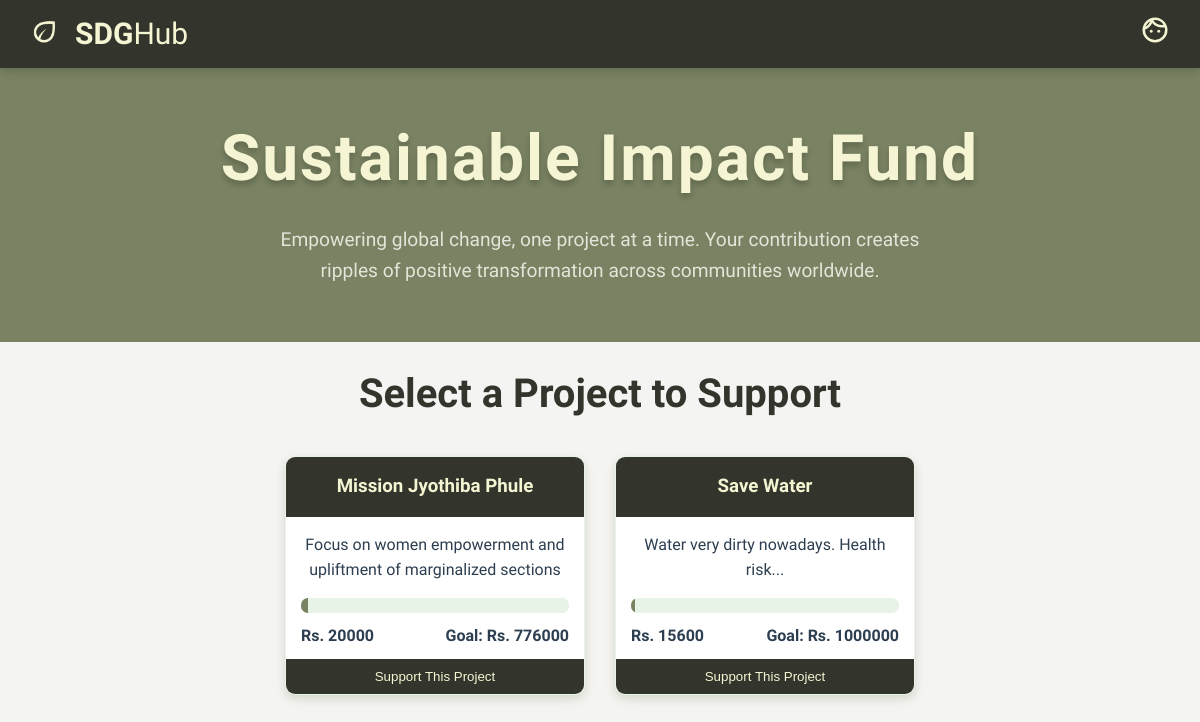
Page /sdgapp/funds/ (signed in) on the earlier database version.
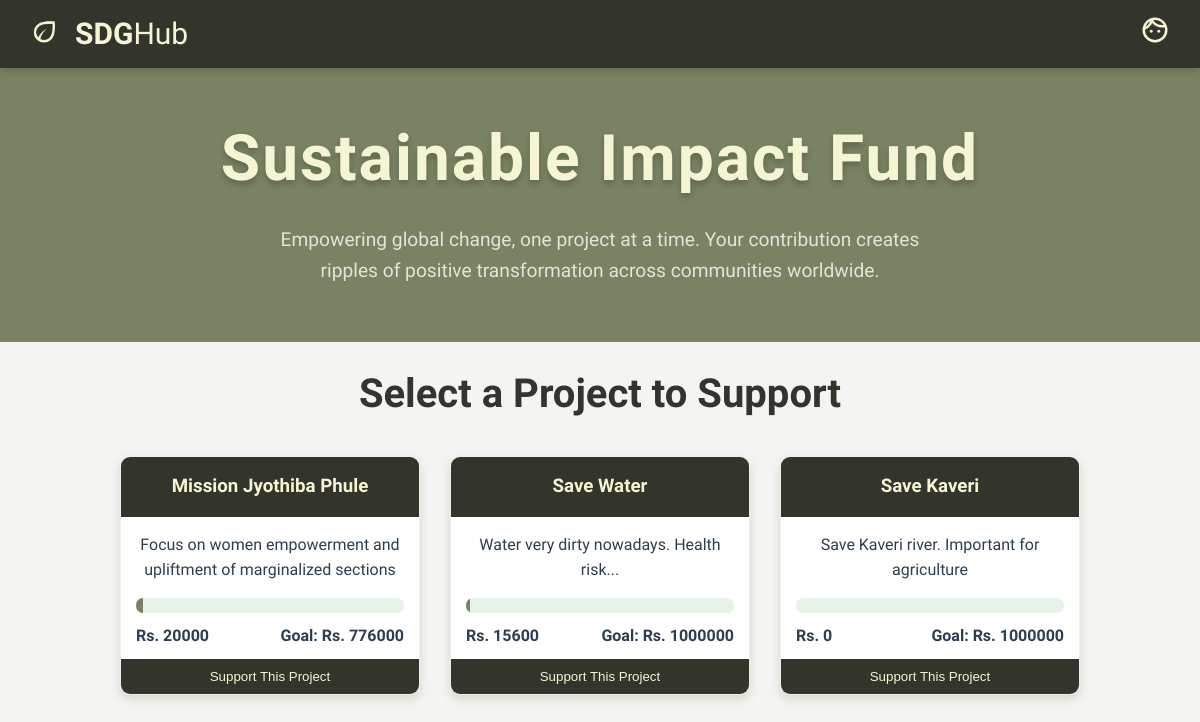
Same page on the later database version.
### sdgapp/models.py (models this page shows, shortened)
class UserProjects(models.Model):
    user = models.ForeignKey(User, on_delete=models.CASCADE)
    title = models.CharField(max_length=255)
    sdg_goal = models.CharField(max_length=255)
    description = models.TextField()
    collaborators = models.TextField(blank=True)
    funding_target = models.PositiveIntegerField()
    funding_received = models.PositiveIntegerField()

### sdgapp/views.py (the view, shortened to what this page needs)
# urls.py: path('funds/',views.Funds,name='funds'),
@login_required
def Funds(request):
    all_projects = UserProjects.objects.all()  # Fetch all projects
    total_funds_raised = all_projects.aggregate(Sum('funding_received'))['funding_received__sum'] or 0
    total_funding_target = all_projects.aggregate(Sum('funding_target'))['funding_target__sum'] or 0
    remaining_funds_needed = total_funding_target - total_funds_raised
    return render(request, 'funds.html', {
        'all_projects': all_projects,
        'total_funds_raised': total_funds_raised,
        'total_funding_target': total_funding_target,
        'remaining_funds_needed': remaining_funds_needed,
    })

### templates/funds.html (shortened to what this page needs)
<!DOCTYPE html>
<html lang="en">
<head>
    {% load static %}
    <link rel="stylesheet" href="https://cdnjs.cloudflare.com/ajax/libs/font-awesome/6.4.0/css/all.min.css">
    <link rel="stylesheet" href="{% static "css\funds.css" %}">
    <link rel="stylesheet" href="{% static "css\goal17.css" %}">
</head>
<body>
    <nav>
        <ul>
            <li><img id="icon" src="{% static "media/leaf.png" %}"></li>
            <li class="main"><a href="{% url "sdgapp:dashboard" %}"><span
                        style="font-family: 'Alumni Sans Pinstripe', serif; font-weight: 600;">SDG</span>Hub</a></li>
        </ul>
        <div class="other_resources">
            <ul class="links">
                <li><img class="profile" src="{% static "media/face_24dp_F5F5D3_FILL0_wght400_GRAD0_opsz24.svg" %}">
                </li>
            </ul>
        </div>
    </nav>
    <header class="page-header">
        <center>
            <h1>Sustainable Impact Fund</h1>
        </center>
        <p>Empowering global change, one project at a time. Your contribution creates ripples of positive transformation
            across communities worldwide.</p>
    </header>
    <main class="fundraising-container">
        <section class="project-selection">
            <h2 class="section-title">Select a Project to Support</h2>
            <div class="project-grid">
                {% for project in all_projects %}
                <div class="project-card" data-project-id="{{ project.id }}">
                    <h3>{{ project.title }}</h3>
                    <p>{{ project.description }}</p>
                    <div class="project-details">
                        <div class="progress-container">
                            <div class="progress-bar" id="project-{{ project.id }}-progress">
                            </div>
                        </div>
                        <div class="funding-info">
                            <span class="raised">Rs. {{ project.funding_received }}</span>
                            <span class="goal">Goal: Rs. {{ project.funding_target }}</span>
                        </div>
                    </div>
                    <button class="select-project">Support This Project</button>
                </div>
                {% empty %}
                <p>No projects available.</p>
                {% endfor %}
            </div>
        </section>
    </main>
</body>
</html>

### static/css/funds.css (style rules this page uses)
* { margin: 0; padding: 0; box-sizing: border-box; }
body { font-family: 'Poiret One', serif; background-color: #f4f4f2; color: #2c3e50; line-height: 1.6; }
nav { position: sticky; top: 0; display: flex; justify-content: space-between; align-items: center; background-color: #33352C; padding: 10px 30px; z-index: 1000; box-shadow: 0 2px 10px rgba(0, 0, 0, 0.2); }
nav ul { display: flex; align-items: center; list-style: none; }
a { text-decoration: none; color: #f5f5d3; }
.links { display: flex; gap: 30px; font-size: 16px; transition: 0.3s; font-weight: 500; }
#icon { width: 30px; margin-right: 15px; }
.main { font-size: 30px; font-family: "Fleur De Leah", serif; }
.page-header { text-align: center; padding: 40px 20px; background: #798262; background-size: 200% 200%; position: relative; overflow: hidden; }
.page-header::before { content: ''; position: absolute; top: -50%; left: -50%; width: 200%; height: 200%; transform: rotate(-45deg); z-index: 1; }
.page-header h1 { font-family: 'Fleur De Leah', serif; font-size: 4rem; color: #f5f5d3; position: relative; z-index: 2; text-shadow: 0 4px 6px rgba(0, 0, 0, 0.2); letter-spacing: 2px; }
.page-header p { color: #e0e6d8; max-width: 700px; margin: 15px auto; position: relative; z-index: 2; font-size: 1.2rem; }
.fundraising-container { max-width: 1200px; margin: 0 auto; padding: 20px; }
.section-title { text-align: center; margin-bottom: 30px; color: #33352C; font-size: 2.5rem; }
.project-grid { display: flex; gap: 30px; justify-content: center; margin-top: 30px; }
.project-card { background-color: #ffffff; border-radius: 10px; box-shadow: 0 4px 10px rgba(85, 107, 47, 0.2); overflow: hidden; width: 300px; transition: transform 0.3s, box-shadow 0.3s; border: 1px solid #e6f3e6; }
.project-card h3 { padding: 15px; text-align: center; background-color: #33352C; color: #f5f5d3; }
.project-card p { padding: 15px; text-align: center; color: #2c3e50; }
.progress-container { height: 15px; background-color: #e6f3e6; margin: 0 15px; border-radius: 7px; overflow: hidden; }
.progress-bar { height: 100%; background-color: #798262; width: 0; transition: width 1s ease-in-out; }
.funding-info { display: flex; justify-content: space-between; padding: 10px 15px; font-weight: bold; color: #2c3e50; }
.select-project { width: 100%; padding: 10px; background-color: #33352C; color: #f5f5d3; border: none; cursor: pointer; transition: background-color 0.3s, transform 0.2s; }
.profile { cursor: pointer; width: 30px; height: 30px; }
nav { position: relative; z-index: 1001; }

### static/css/goal17.css (style rules this page uses)
* { margin: 0; padding: 0; box-sizing: border-box; }
nav { position: sticky; top: 0; display: flex; justify-content: space-between; align-items: center; background-color: #33352C; padding: 10px 30px; z-index: 1000; }
ul { display: flex; list-style-type: none; }
.main { font-size: 30px; font-family: "Fleur De Leah", serif; }
.links { display: flex; gap: 30px; font-size: 16px; transition: 0.3s; font-family: "Poiret One", serif; font-weight: 500; }
#icon { width: 30px; }
a { text-decoration: none; color: #f5f5d3; }
h1 { color: rgb(220, 220, 208); font-family: "Poiret One", serif; font-weight: 700; font-size: 50px; text-align: center; max-width: 80%; }

Differences in the rows shown:
added UserProjects: title "Save Kaveri", description "Save Kaveri river. Important for agriculture", funding_received "0", funding_target "1000000"
